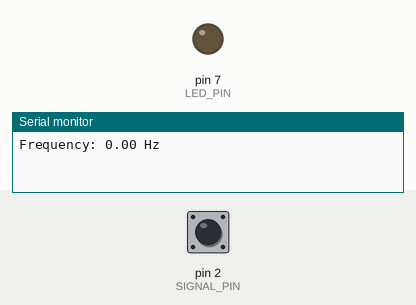
Simulated run of this sketch. Board: Arduino Uno, built with avr-gcc and run on an emulated ATmega328P. Shown: output pins drawn as LEDs (lit = HIGH), the last lines printed to the serial monitor. The inputs (shaded band) are chosen by the test bench; at power-on: pin 2 (SIGNAL_PIN) HIGH.

Above: at 1.2 s.
1.3 s: pin 2 (SIGNAL_PIN) pulled LOW for 0.15 s
At 1.8 s:
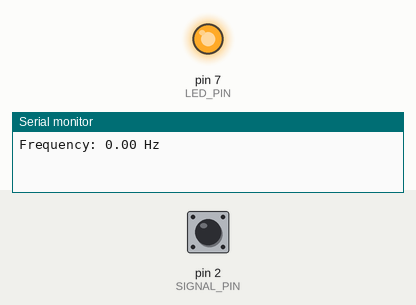
3.5 s: pin 2 (SIGNAL_PIN) pulled LOW for 3.2 s
At 8.3 s:
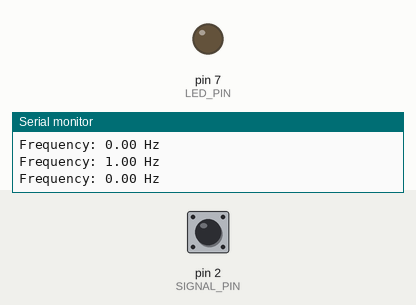
Timing chart, 0 to 9.8 s (numbered marks = the images above; inputs shaded):
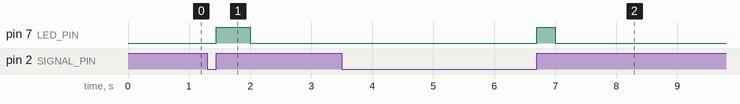

The sketch:

freq_measure4.ino
```cpp
#include <TimerOne.h>
#define MS 1000000

#define SIGNAL_PIN 2  // Only arduino PINS 2 and 3 are capable of external Interrupts
#define LED_PIN 7

volatile unsigned long edge_count = 0;
volatile int measuring = 0;

void setup()
{
    Serial.begin(9600);
    pinMode(SIGNAL_PIN, INPUT_PULLUP);
    pinMode(LED_PIN, OUTPUT);

    Timer1.initialize(MS);
    Timer1.attachInterrupt(timerISR);

    attachInterrupt(digitalPinToInterrupt(SIGNAL_PIN), countEdges, RISING);
}

void loop()
{
    if (measuring)
    {
        digitalWrite(LED_PIN, HIGH);
    }
    else
    {
        digitalWrite(LED_PIN, LOW);
    }
}

void timerISR()
{
    // Frequency calculation logic
    float frequency = edge_count; // Get the current count of edges
    edge_count = 0;                // Reset the count

    // Print frequency
    Serial.print("Frequency: ");
    Serial.print(frequency);
    Serial.println(" Hz");

    // Turn off measuring state
    measuring = false;
}

void countEdges()
{
    edge_count++; // Increment edge count
    measuring = true; // Set measuring to true when counting edges
}
```

Measured:
- after the input at 1.3 s, pin 7 (LED_PIN): LOW → HIGH after 0.15 s, → LOW 0.55 s later
- after the input at 3.5 s, pin 7 (LED_PIN): LOW → HIGH after 3.2 s, → LOW 0.30 s later
